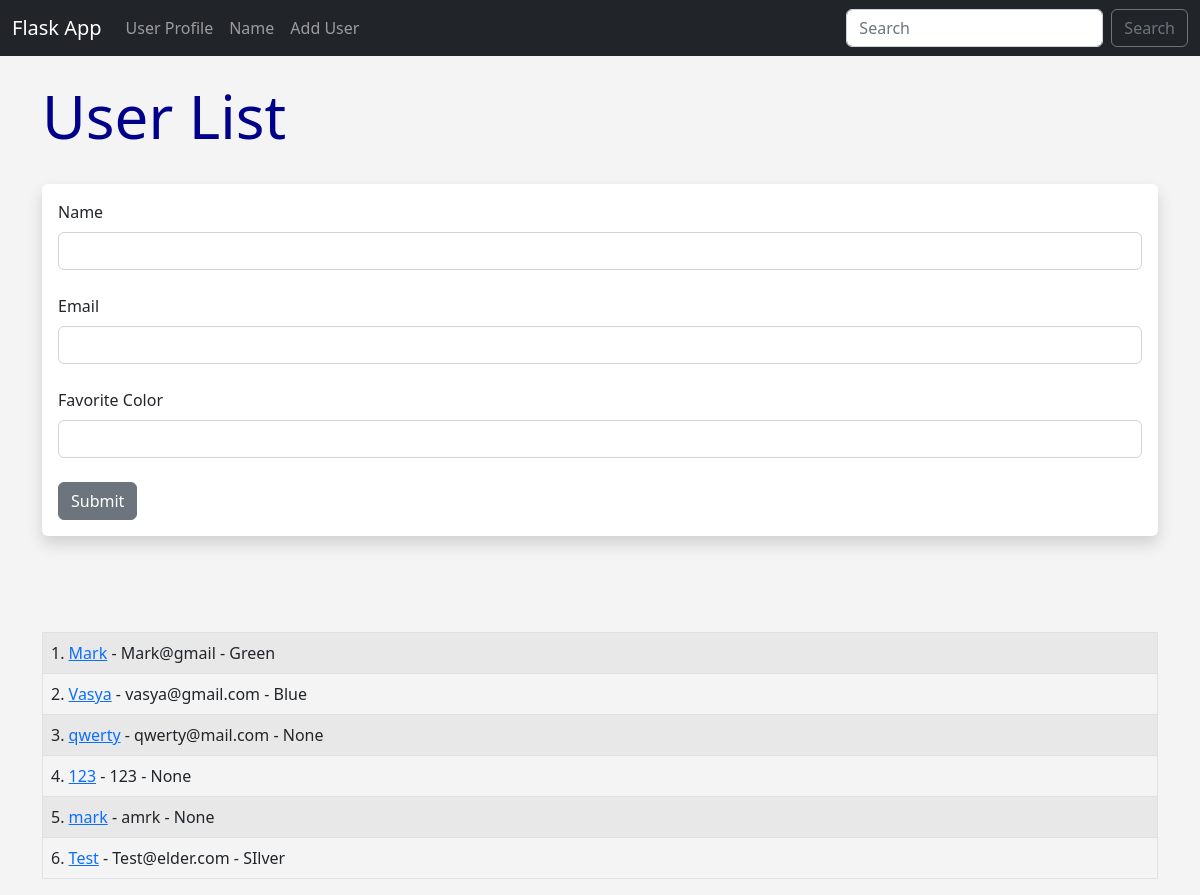
Screenshot of /user/add with the database file from the repository.
### app.py (models this page shows, shortened)
class Users (db.Model):
    id = db.Column(db.Integer, primary_key=True)
    name =db.Column(db.String(200), nullable=False)
    email =db.Column(db.String(120), nullable=False, unique=True)
    favorite_color = db.Column(db.String(120))
    date_added =db.Column(db.DateTime, default=datetime.utcnow)

### app.py (the view, shortened to what this page needs)
@app.route('/user/add', methods=['GET', 'POST'])
def add_user():
    name=None
    form = UserForm()
    our_users = Users.query.order_by(Users.date_added)
    return render_template('add_user.html', form=form,
                                            name=name,
                                            our_users=our_users)

### app.py
class UserForm(FlaskForm):
    name = StringField("Name", validators=[DataRequired()])
    email = StringField("Email", validators=[DataRequired()])
    favorite_color = StringField("Favorite Color")
    submit = SubmitField("Submit")

### templates/add_user.html (shortened to what this page needs)
{% extends 'base.html' %}
{% block content %}
{% if name%}
    <h1>Hello {{name}}!!</h1>
    <table class="table table-striped table-bordered">
      {% for our_user in our_users %}
      <tr>
          <td>{{ our_user.id }}. <a href="{{url_for('update', id=our_user.id)}}"> {{ our_user.name }}</a> - {{ our_user.email }} - {{our_user.favorite_color}}</td>
      </tr>
      {% endfor %}
      </table>
<br />
{% else %}
<h1>User List</h1>
<br />
<div class="shadow p-3 mb-5 bg-body rounded">
<form method="POST">
  {{form.name.label(class="form-label") }}
  {{form.name(class="form-control") }}
  <br />
  {{form.email.label(class="form-label") }}
  {{form.email(class="form-control") }}
  <br />
  {{form.favorite_color.label(class="form-label") }}
  {{form.favorite_color(class="form-control", value=favorite_color) }}
  <br />
  {{form.submit(class="btn btn-secondary")}}
</form>
</div>
<br><br>
<table class="table table-striped table-bordered">
  {% for our_user in our_users %}
  <tr>
      <td>{{ our_user.id }}. <a href="{{url_for('update', id=our_user.id)}}"> {{ our_user.name }}</a> - {{ our_user.email }} - {{our_user.favorite_color}} </td>
  </tr>
  {% endfor %}
  </table>
{% endif %} {% endblock %}

### templates/base.html (shortened to what this page needs)
<!DOCTYPE html>
<html lang="en">
  <head>
    <link
      href="https://cdn.jsdelivr.net/npm/bootstrap@5.2.2/dist/css/bootstrap.min.css"
      rel="stylesheet"
    />
    <link
    href="{{ url_for('static', filename ='css/style.CSS') }}"
    rel="stylesheet"
  />
  </head>
  <body>
    {% include 'navbar.html' %}
    <br />
    <div class="container">{% block content %} {% endblock %}</div>
  </body>
</html>

### templates/navbar.html (shortened to what this page needs)
<nav class="navbar navbar-expand-lg navbar-dark bg-dark">
    <div class="container-fluid">
      <a class="navbar-brand" href="{{url_for ('index')}}">Flask App</a>
      <div class="collapse navbar-collapse" id="navbarSupportedContent">
        <ul class="navbar-nav me-auto mb-2 mb-lg-0">
          <li class="nav-item">
            <a class="nav-link" href="{{url_for ('user', name = 'Mark')}}">User Profile</a>
          </li>
          <li class="nav-item">
            <a class="nav-link" href="{{url_for ('name')}}">Name</a>
          <li class="nav-item">
            <a class="nav-link" href="{{url_for ('add_user')}}">Add User</a>
          </li>
        </ul>
        <form class="d-flex" role="search">
          <input class="form-control me-2" type="search" placeholder="Search" aria-label="Search">
          <button class="btn btn-outline-secondary" type="submit">Search</button>
        </form>
      </div>
    </div>
  </nav>

### static/css/style.css (style rules this page uses)
h1 { color: darkblue; font-size: 60px; }
body { background: #f4f4f4; }

### rows the page displays
Users: id "1", name "Mark", email "Mark@gmail", favorite_color "Green"
Users: id "2", name "Vasya", email "vasya@gmail.com", favorite_color "Blue"
Users: id "3", name "qwerty", email "qwerty@mail.com", favorite_color "None"
Users: id "4", name "123", email "123", favorite_color "None"
Users: id "5", name "mark", email "amrk", favorite_color "None"
Users: id "6", name "Test", email "Test@elder.com", favorite_color "SIlver"
